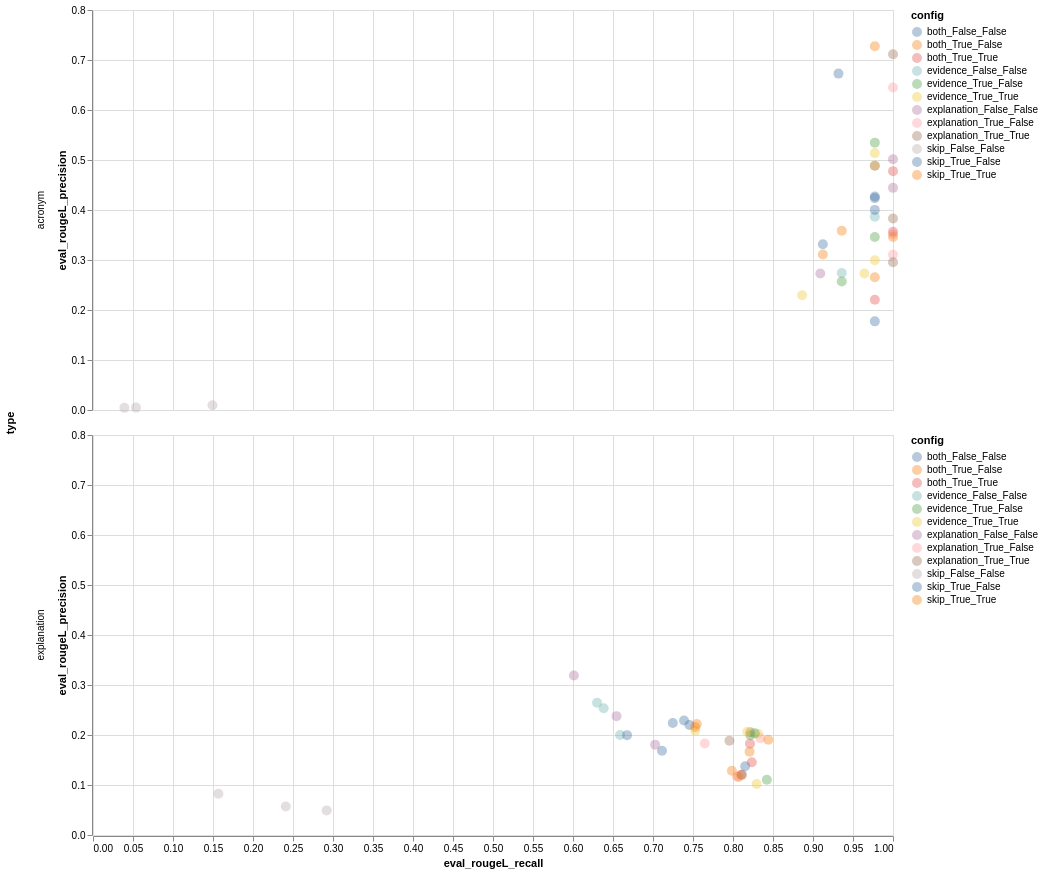

Notebook source saved alongside this figure:
### Code cell
import altair as alt

# Create selection for config
click = alt.selection_point(fields=['config'])

alt.Chart(grp).mark_circle(
    size=100,
    opacity=0.4
).add_params(
    click
).encode(
    x='eval_rougeL_recall',
    y='eval_rougeL_precision',
    color=alt.condition(click, 'config:N', alt.value('lightgray')),
    facet=alt.Facet('chat_model_short:N', columns=3),
    row='type:N'
).resolve_scale(
    color='independent'
).properties(
    width=800,
    height=400
)

### Figure 1 — Vega-Lite specification as saved in the notebook (floating-point values rounded to 4 significant figures)
{"config": {"view": {"continuousWidth": 300, "continuousHeight": 300}}, "data": {"name": "data-2a25489a99e544940730b6d113094ca7"}, "mark": {"type": "circle", "opacity": 0.4, "size": 100}, "encoding": {"color": {"condition": {"param": "param_3", "field": "config", "type": "nominal"}, "value": "lightgray"}, "facet": {"columns": 3, "field": "chat_model_short", "type": "nominal"}, "row": {"field": "type", "type": "nominal"}, "x": {"field": "eval_rougeL_recall", "type": "quantitative"}, "y": {"field": "eval_rougeL_precision", "type": "quantitative"}}, "height": 400, "params": [{"name": "param_3", "select": {"type": "point", "fields": ["config"]}}], "resolve": {"scale": {"color": "independent"}}, "width": 800, "$schema": "https://vega.github.io/schema/vega-lite/v5.20.1.json", "datasets": {"data-2a25489a99e544940730b6d113094ca7": [{"experiment_set": "01b02d4e-3233-4532-a624-dc3d5b1fd9fc", "chat_model_short": "Scout-17B", "type": "acronym", "is_term": "explanation", "is_context": true, "is_rerank": false, "eval_rougeL_recall": 1.0, "eval_rougeL_precision": 0.3513, "focus": "not focus", "config": "explanation_True_False"}, {"experiment_set": "01b02d4e-3233-4532-a624-dc3d5b1fd9fc", "chat_model_short": "Scout-17B", "type": "explanation", "is_term": "explanation", "is_context": true, "is_rerank": false, "eval_rougeL_recall": 0.8049, "eval_rougeL_precision": 0.1173, "focus": "not focus", "config": "explanation_True_False"}, {"experiment_set": "036536d6-420d-4238-9183-e0c59136ab17", "chat_model_short": "Scout-17B", "type": "acronym", "is_term": "both", "is_context": true, "is_rerank": true, "eval_rougeL_recall": 1.0, "eval_rougeL_precision": 0.3566, "focus": "not focus", "config": "both_True_True"}, {"experiment_set": "036536d6-420d-4238-9183-e0c59136ab17", "chat_model_short": "Scout-17B", "type": "explanation", "is_term": "both", "is_context": true, "is_rerank": true, "eval_rougeL_recall": 0.8102, "eval_rougeL_precision": 0.1205, "focus": "not focus", "config": "both_True_True"}, {"experiment_set": "1075ce17-013f-46b6-a315-1579f101f786", "chat_model_short": "Maverick-17B", "type": "acronym", "is_term": "explanation", "is_context": false, "is_rerank": false, "eval_rougeL_recall": 1.0, "eval_rougeL_precision": 0.4443, "focus": "focus", "config": "explanation_False_False"}, {"experiment_set": "1075ce17-013f-46b6-a315-1579f101f786", "chat_model_short": "Maverick-17B", "type": "explanation", "is_term": "explanation", "is_context": false, "is_rerank": false, "eval_rougeL_recall": 0.6544, "eval_rougeL_precision": 0.2377, "focus": "focus", "config": "explanation_False_False"}, {"experiment_set": "10c33865-8a09-45ce-8d5f-f4b212fb6dd6", "chat_model_short": "Llama3.2-11B", "type": "acronym", "is_term": "evidence", "is_context": false, "is_rerank": false, "eval_rougeL_recall": 0.936, "eval_rougeL_precision": 0.2739, "focus": "focus", "config": "evidence_False_False"}, {"experiment_set": "10c33865-8a09-45ce-8d5f-f4b212fb6dd6", "chat_model_short": "Llama3.2-11B", "type": "explanation", "is_term": "evidence", "is_context": false, "is_rerank": false, "eval_rougeL_recall": 0.6301, "eval_rougeL_precision": 0.2645, "focus": "focus", "config": "evidence_False_False"}, {"experiment_set": "16207ad6-730a-4c85-9401-bbd2bf90e8ec", "chat_model_short": "Maverick-17B", "type": "acronym", "is_term": "explanation", "is_context": true, "is_rerank": false, "eval_rougeL_recall": 1.0, "eval_rougeL_precision": 0.6451, "focus": "not focus", "config": "explanation_True_False"}, {"experiment_set": "16207ad6-730a-4c85-9401-bbd2bf90e8ec", "chat_model_short": "Maverick-17B", "type": "explanation", "is_term": "explanation", "is_context": true, "is_rerank": false, "eval_rougeL_recall": 0.8342, "eval_rougeL_precision": 0.1934, "focus": "not focus", "config": "explanation_True_False"}, {"experiment_set": "1bd47c47-a24c-4eec-b353-73a47ca3101b", "chat_model_short": "Maverick-17B", "type": "acronym", "is_term": "skip", "is_context": false, "is_rerank": false, "eval_rougeL_recall": 0.1494, "eval_rougeL_precision": 0.009628, "focus": "not focus", "config": "skip_False_False"}, {"experiment_set": "1bd47c47-a24c-4eec-b353-73a47ca3101b", "chat_model_short": "Maverick-17B", "type": "explanation", "is_term": "skip", "is_context": false, "is_rerank": false, "eval_rougeL_recall": 0.2921, "eval_rougeL_precision": 0.04922, "focus": "not focus", "config": "skip_False_False"}, {"experiment_set": "264a77e8-3ee7-443e-9124-114762f75f90", "chat_model_short": "Scout-17B", "type": "acronym", "is_term": "explanation", "is_context": true, "is_rerank": true, "eval_rougeL_recall": 1.0, "eval_rougeL_precision": 0.3831, "focus": "not focus", "config": "explanation_True_True"}, {"experiment_set": "264a77e8-3ee7-443e-9124-114762f75f90", "chat_model_short": "Scout-17B", "type": "explanation", "is_term": "explanation", "is_context": true, "is_rerank": true, "eval_rougeL_recall": 0.8113, "eval_rougeL_precision": 0.1205, "focus": "not focus", "config": "explanation_True_True"}, {"experiment_set": "29fea9bd-1c0f-4c11-962b-8e94d58599f6", "chat_model_short": "Scout-17B", "type": "acronym", "is_term": "both", "is_context": false, "is_rerank": false, "eval_rougeL_recall": 0.9773, "eval_rougeL_precision": 0.427, "focus": "focus", "config": "both_False_False"}, {"experiment_set": "29fea9bd-1c0f-4c11-962b-8e94d58599f6", "chat_model_short": "Scout-17B", "type": "explanation", "is_term": "both", "is_context": false, "is_rerank": false, "eval_rougeL_recall": 0.7113, "eval_rougeL_precision": 0.1683, "focus": "focus", "config": "both_False_False"}, {"experiment_set": "3316e6dc-dc58-4690-b55e-5e63747c49ad", "chat_model_short": "Maverick-17B", "type": "acronym", "is_term": "evidence", "is_context": true, "is_rerank": false, "eval_rougeL_recall": 0.9773, "eval_rougeL_precision": 0.5347, "focus": "not focus", "config": "evidence_True_False"}, {"experiment_set": "3316e6dc-dc58-4690-b55e-5e63747c49ad", "chat_model_short": "Maverick-17B", "type": "explanation", "is_term": "evidence", "is_context": true, "is_rerank": false, "eval_rougeL_recall": 0.8217, "eval_rougeL_precision": 0.1996, "focus": "not focus", "config": "evidence_True_False"}, {"experiment_set": "37f53863-635c-4ce8-83d0-8de84cdcd94d", "chat_model_short": "Scout-17B", "type": "acronym", "is_term": "both", "is_context": true, "is_rerank": false, "eval_rougeL_recall": 1.0, "eval_rougeL_precision": 0.346, "focus": "not focus", "config": "both_True_False"}, {"experiment_set": "37f53863-635c-4ce8-83d0-8de84cdcd94d", "chat_model_short": "Scout-17B", "type": "explanation", "is_term": "both", "is_context": true, "is_rerank": false, "eval_rougeL_recall": 0.8069, "eval_rougeL_precision": 0.1159, "focus": "not focus", "config": "both_True_False"}, {"experiment_set": "411900cc-455d-4f0a-a05b-39e2f448cab2", "chat_model_short": "Maverick-17B", "type": "acronym", "is_term": "both", "is_context": true, "is_rerank": true, "eval_rougeL_recall": 1.0, "eval_rougeL_precision": 0.4777, "focus": "not focus", "config": "both_True_True"}, {"experiment_set": "411900cc-455d-4f0a-a05b-39e2f448cab2", "chat_model_short": "Maverick-17B", "type": "explanation", "is_term": "both", "is_context": true, "is_rerank": true, "eval_rougeL_recall": 0.8212, "eval_rougeL_precision": 0.1827, "focus": "not focus", "config": "both_True_True"}, {"experiment_set": "449a1149-3f41-4c3e-ac97-f1dd1c458890", "chat_model_short": "Llama3.2-11B", "type": "acronym", "is_term": "both", "is_context": true, "is_rerank": false, "eval_rougeL_recall": 0.9773, "eval_rougeL_precision": 0.2654, "focus": "not focus", "config": "both_True_False"}, {"experiment_set": "449a1149-3f41-4c3e-ac97-f1dd1c458890", "chat_model_short": "Llama3.2-11B", "type": "explanation", "is_term": "both", "is_context": true, "is_rerank": false, "eval_rougeL_recall": 0.8207, "eval_rougeL_precision": 0.1667, "focus": "not focus", "config": "both_True_False"}, {"experiment_set": "4b69fdab-471a-4abf-9d98-743a3cb38554", "chat_model_short": "Maverick-17B", "type": "acronym", "is_term": "evidence", "is_context": false, "is_rerank": false, "eval_rougeL_recall": 0.9773, "eval_rougeL_precision": 0.4884, "focus": "focus", "config": "evidence_False_False"}, {"experiment_set": "4b69fdab-471a-4abf-9d98-743a3cb38554", "chat_model_short": "Maverick-17B", "type": "explanation", "is_term": "evidence", "is_context": false, "is_rerank": false, "eval_rougeL_recall": 0.6383, "eval_rougeL_precision": 0.2537, "focus": "focus", "config": "evidence_False_False"}, {"experiment_set": "4cde48b2-779e-477d-b5d0-c1d5f4624ac3", "chat_model_short": "Scout-17B", "type": "acronym", "is_term": "evidence", "is_context": false, "is_rerank": false, "eval_rougeL_recall": 0.9773, "eval_rougeL_precision": 0.3864, "focus": "focus", "config": "evidence_False_False"}, {"experiment_set": "4cde48b2-779e-477d-b5d0-c1d5f4624ac3", "chat_model_short": "Scout-17B", "type": "explanation", "is_term": "evidence", "is_context": false, "is_rerank": false, "eval_rougeL_recall": 0.6588, "eval_rougeL_precision": 0.2001, "focus": "focus", "config": "evidence_False_False"}, {"experiment_set": "543da329-6a3a-4065-9c2e-89c09676f5e2", "chat_model_short": "Llama3.2-11B", "type": "acronym", "is_term": "both", "is_context": false, "is_rerank": false, "eval_rougeL_recall": 0.9773, "eval_rougeL_precision": 0.1773, "focus": "focus", "config": "both_False_False"}, {"experiment_set": "543da329-6a3a-4065-9c2e-89c09676f5e2", "chat_model_short": "Llama3.2-11B", "type": "explanation", "is_term": "both", "is_context": false, "is_rerank": false, "eval_rougeL_recall": 0.6675, "eval_rougeL_precision": 0.1997, "focus": "focus", "config": "both_False_False"}, {"experiment_set": "567cf946-2c5a-48bc-b28e-f5d0f870d3b9", "chat_model_short": "Scout-17B", "type": "acronym", "is_term": "evidence", "is_context": true, "is_rerank": false, "eval_rougeL_recall": 0.9773, "eval_rougeL_precision": 0.346, "focus": "not focus", "config": "evidence_True_False"}, {"experiment_set": "567cf946-2c5a-48bc-b28e-f5d0f870d3b9", "chat_model_short": "Scout-17B", "type": "explanation", "is_term": "evidence", "is_context": true, "is_rerank": false, "eval_rougeL_recall": 0.8423, "eval_rougeL_precision": 0.1105, "focus": "not focus", "config": "evidence_True_False"}, {"experiment_set": "60a34ecb-a509-4f0d-bf6f-72f8a6d4e15a", "chat_model_short": "Llama3.2-11B", "type": "acronym", "is_term": "skip", "is_context": true, "is_rerank": false, "eval_rougeL_recall": 0.9123, "eval_rougeL_precision": 0.3315, "focus": "not focus", "config": "skip_True_False"}, {"experiment_set": "60a34ecb-a509-4f0d-bf6f-72f8a6d4e15a", "chat_model_short": "Llama3.2-11B", "type": "explanation", "is_term": "skip", "is_context": true, "is_rerank": false, "eval_rougeL_recall": 0.7388, "eval_rougeL_precision": 0.2289, "focus": "not focus", "config": "skip_True_False"}, {"experiment_set": "61f91994-a6f1-4a59-bf97-d8b39b61806d", "chat_model_short": "Scout-17B", "type": "acronym", "is_term": "skip", "is_context": true, "is_rerank": true, "eval_rougeL_recall": 0.936, "eval_rougeL_precision": 0.3584, "focus": "not focus", "config": "skip_True_True"}, {"experiment_set": "61f91994-a6f1-4a59-bf97-d8b39b61806d", "chat_model_short": "Scout-17B", "type": "explanation", "is_term": "skip", "is_context": true, "is_rerank": true, "eval_rougeL_recall": 0.7986, "eval_rougeL_precision": 0.1287, "focus": "not focus", "config": "skip_True_True"}, {"experiment_set": "74763a11-2f80-4718-bf22-c1b4149ab9b3", "chat_model_short": "Llama3.2-11B", "type": "acronym", "is_term": "explanation", "is_context": true, "is_rerank": false, "eval_rougeL_recall": 1.0, "eval_rougeL_precision": 0.3107, "focus": "not focus", "config": "explanation_True_False"}, {"experiment_set": "74763a11-2f80-4718-bf22-c1b4149ab9b3", "chat_model_short": "Llama3.2-11B", "type": "explanation", "is_term": "explanation", "is_context": true, "is_rerank": false, "eval_rougeL_recall": 0.7647, "eval_rougeL_precision": 0.1829, "focus": "not focus", "config": "explanation_True_False"}, {"experiment_set": "75a3ff4e-95f5-4009-ab80-7dcba57e8d9c", "chat_model_short": "Maverick-17B", "type": "acronym", "is_term": "explanation", "is_context": true, "is_rerank": true, "eval_rougeL_recall": 1.0, "eval_rougeL_precision": 0.7116, "focus": "not focus", "config": "explanation_True_True"}, {"experiment_set": "75a3ff4e-95f5-4009-ab80-7dcba57e8d9c", "chat_model_short": "Maverick-17B", "type": "explanation", "is_term": "explanation", "is_context": true, "is_rerank": true, "eval_rougeL_recall": 0.7955, "eval_rougeL_precision": 0.1887, "focus": "not focus", "config": "explanation_True_True"}, {"experiment_set": "8190377d-8362-4467-871e-3242dee4fb1b", "chat_model_short": "Scout-17B", "type": "acronym", "is_term": "evidence", "is_context": true, "is_rerank": true, "eval_rougeL_recall": 0.9773, "eval_rougeL_precision": 0.2996, "focus": "not focus", "config": "evidence_True_True"}, {"experiment_set": "8190377d-8362-4467-871e-3242dee4fb1b", "chat_model_short": "Scout-17B", "type": "explanation", "is_term": "evidence", "is_context": true, "is_rerank": true, "eval_rougeL_recall": 0.8296, "eval_rougeL_precision": 0.102, "focus": "not focus", "config": "evidence_True_True"}, {"experiment_set": "83728a4d-8e7e-47bc-9cbc-b403c6784467", "chat_model_short": "Llama3.2-11B", "type": "acronym", "is_term": "explanation", "is_context": false, "is_rerank": false, "eval_rougeL_recall": 0.9091, "eval_rougeL_precision": 0.273, "focus": "focus", "config": "explanation_False_False"}, {"experiment_set": "83728a4d-8e7e-47bc-9cbc-b403c6784467", "chat_model_short": "Llama3.2-11B", "type": "explanation", "is_term": "explanation", "is_context": false, "is_rerank": false, "eval_rougeL_recall": 0.6012, "eval_rougeL_precision": 0.3188, "focus": "focus", "config": "explanation_False_False"}, {"experiment_set": "8ea35458-8365-4ad1-99d6-e6c5c12f4f18", "chat_model_short": "Llama3.2-11B", "type": "acronym", "is_term": "both", "is_context": true, "is_rerank": true, "eval_rougeL_recall": 0.9773, "eval_rougeL_precision": 0.2203, "focus": "not focus", "config": "both_True_True"}, {"experiment_set": "8ea35458-8365-4ad1-99d6-e6c5c12f4f18", "chat_model_short": "Llama3.2-11B", "type": "explanation", "is_term": "both", "is_context": true, "is_rerank": true, "eval_rougeL_recall": 0.8235, "eval_rougeL_precision": 0.1455, "focus": "not focus", "config": "both_True_True"}, {"experiment_set": "94b81a1c-782d-42c0-9e89-ebe418683680", "chat_model_short": "Llama3.2-11B", "type": "acronym", "is_term": "explanation", "is_context": true, "is_rerank": true, "eval_rougeL_recall": 1.0, "eval_rougeL_precision": 0.2955, "focus": "not focus", "config": "explanation_True_True"}, {"experiment_set": "94b81a1c-782d-42c0-9e89-ebe418683680", "chat_model_short": "Llama3.2-11B", "type": "explanation", "is_term": "explanation", "is_context": true, "is_rerank": true, "eval_rougeL_recall": 0.8217, "eval_rougeL_precision": 0.2055, "focus": "not focus", "config": "explanation_True_True"}, {"experiment_set": "9c5f9735-db7e-4376-a5e7-e7759b8e8a0b", "chat_model_short": "Maverick-17B", "type": "acronym", "is_term": "both", "is_context": true, "is_rerank": false, "eval_rougeL_recall": 0.9773, "eval_rougeL_precision": 0.4884, "focus": "not focus", "config": "both_True_False"}, {"experiment_set": "9c5f9735-db7e-4376-a5e7-e7759b8e8a0b", "chat_model_short": "Maverick-17B", "type": "explanation", "is_term": "both", "is_context": true, "is_rerank": false, "eval_rougeL_recall": 0.8441, "eval_rougeL_precision": 0.1904, "focus": "not focus", "config": "both_True_False"}, {"experiment_set": "a8b7664f-3b71-4fac-af07-424c445f6488", "chat_model_short": "Scout-17B", "type": "acronym", "is_term": "skip", "is_context": true, "is_rerank": false, "eval_rougeL_recall": 0.9773, "eval_rougeL_precision": 0.4238, "focus": "not focus", "config": "skip_True_False"}, {"experiment_set": "a8b7664f-3b71-4fac-af07-424c445f6488", "chat_model_short": "Scout-17B", "type": "explanation", "is_term": "skip", "is_context": true, "is_rerank": false, "eval_rougeL_recall": 0.8152, "eval_rougeL_precision": 0.1373, "focus": "not focus", "config": "skip_True_False"}, {"experiment_set": "b3002635-bda5-4f61-8f85-533be2845275", "chat_model_short": "Llama3.2-11B", "type": "acronym", "is_term": "skip", "is_context": false, "is_rerank": false, "eval_rougeL_recall": 0.03926, "eval_rougeL_precision": 0.004265, "focus": "not focus", "config": "skip_False_False"}, {"experiment_set": "b3002635-bda5-4f61-8f85-533be2845275", "chat_model_short": "Llama3.2-11B", "type": "explanation", "is_term": "skip", "is_context": false, "is_rerank": false, "eval_rougeL_recall": 0.1568, "eval_rougeL_precision": 0.08242, "focus": "not focus", "config": "skip_False_False"}, {"experiment_set": "ba8388fc-c770-4f5c-acc6-9549114d7d74", "chat_model_short": "Scout-17B", "type": "acronym", "is_term": "explanation", "is_context": false, "is_rerank": false, "eval_rougeL_recall": 1.0, "eval_rougeL_precision": 0.5016, "focus": "focus", "config": "explanation_False_False"}, {"experiment_set": "ba8388fc-c770-4f5c-acc6-9549114d7d74", "chat_model_short": "Scout-17B", "type": "explanation", "is_term": "explanation", "is_context": false, "is_rerank": false, "eval_rougeL_recall": 0.7027, "eval_rougeL_precision": 0.1807, "focus": "focus", "config": "explanation_False_False"}, {"experiment_set": "bcb4ec10-e560-4dd9-a193-bf083b5fd918", "chat_model_short": "Maverick-17B", "type": "acronym", "is_term": "both", "is_context": false, "is_rerank": false, "eval_rougeL_recall": 0.9773, "eval_rougeL_precision": 0.4002, "focus": "focus", "config": "both_False_False"}, {"experiment_set": "bcb4ec10-e560-4dd9-a193-bf083b5fd918", "chat_model_short": "Maverick-17B", "type": "explanation", "is_term": "both", "is_context": false, "is_rerank": false, "eval_rougeL_recall": 0.7248, "eval_rougeL_precision": 0.224, "focus": "focus", "config": "both_False_False"}, {"experiment_set": "bd903ff0-0fee-46a6-ba88-794b3a1c5820", "chat_model_short": "Llama3.2-11B", "type": "acronym", "is_term": "evidence", "is_context": true, "is_rerank": true, "eval_rougeL_recall": 0.9643, "eval_rougeL_precision": 0.2729, "focus": "not focus", "config": "evidence_True_True"}, {"experiment_set": "bd903ff0-0fee-46a6-ba88-794b3a1c5820", "chat_model_short": "Llama3.2-11B", "type": "explanation", "is_term": "evidence", "is_context": true, "is_rerank": true, "eval_rougeL_recall": 0.7529, "eval_rougeL_precision": 0.2087, "focus": "not focus", "config": "evidence_True_True"}, {"experiment_set": "c2638e23-c76b-43e4-99b7-9d6e6fe49edf", "chat_model_short": "Llama3.2-11B", "type": "acronym", "is_term": "skip", "is_context": true, "is_rerank": true, "eval_rougeL_recall": 0.9123, "eval_rougeL_precision": 0.3108, "focus": "not focus", "config": "skip_True_True"}, {"experiment_set": "c2638e23-c76b-43e4-99b7-9d6e6fe49edf", "chat_model_short": "Llama3.2-11B", "type": "explanation", "is_term": "skip", "is_context": true, "is_rerank": true, "eval_rougeL_recall": 0.7548, "eval_rougeL_precision": 0.222, "focus": "not focus", "config": "skip_True_True"}, {"experiment_set": "cfc2f6ab-7ad2-4505-8bb3-c6876ba02fe7", "chat_model_short": "Maverick-17B", "type": "acronym", "is_term": "skip", "is_context": true, "is_rerank": false, "eval_rougeL_recall": 0.9318, "eval_rougeL_precision": 0.6728, "focus": "not focus", "config": "skip_True_False"}, {"experiment_set": "cfc2f6ab-7ad2-4505-8bb3-c6876ba02fe7", "chat_model_short": "Maverick-17B", "type": "explanation", "is_term": "skip", "is_context": true, "is_rerank": false, "eval_rougeL_recall": 0.7456, "eval_rougeL_precision": 0.22, "focus": "not focus", "config": "skip_True_False"}, {"experiment_set": "d00021f9-5e24-428b-b4fd-90adbe088d5b", "chat_model_short": "Maverick-17B", "type": "acronym", "is_term": "evidence", "is_context": true, "is_rerank": true, "eval_rougeL_recall": 0.9773, "eval_rougeL_precision": 0.5138, "focus": "not focus", "config": "evidence_True_True"}, {"experiment_set": "d00021f9-5e24-428b-b4fd-90adbe088d5b", "chat_model_short": "Maverick-17B", "type": "explanation", "is_term": "evidence", "is_context": true, "is_rerank": true, "eval_rougeL_recall": 0.8178, "eval_rougeL_precision": 0.2064, "focus": "not focus", "config": "evidence_True_True"}, {"experiment_set": "d07e0d6e-0eda-427c-bcb4-9d69df3775ab", "chat_model_short": "Scout-17B", "type": "acronym", "is_term": "skip", "is_context": false, "is_rerank": false, "eval_rougeL_recall": 0.05372, "eval_rougeL_precision": 0.004777, "focus": "not focus", "config": "skip_False_False"}, {"experiment_set": "d07e0d6e-0eda-427c-bcb4-9d69df3775ab", "chat_model_short": "Scout-17B", "type": "explanation", "is_term": "skip", "is_context": false, "is_rerank": false, "eval_rougeL_recall": 0.241, "eval_rougeL_precision": 0.05718, "focus": "not focus", "config": "skip_False_False"}, {"experiment_set": "e91524b0-2c04-4612-8c72-ac979f3cec88", "chat_model_short": "Llama3.2-11B", "type": "acronym", "is_term": "evidence", "is_context": true, "is_rerank": true, "eval_rougeL_recall": 0.8864, "eval_rougeL_precision": 0.2294, "focus": "not focus", "config": "evidence_True_True"}, {"experiment_set": "e91524b0-2c04-4612-8c72-ac979f3cec88", "chat_model_short": "Llama3.2-11B", "type": "explanation", "is_term": "evidence", "is_context": true, "is_rerank": true, "eval_rougeL_recall": 0.8312, "eval_rougeL_precision": 0.2025, "focus": "not focus", "config": "evidence_True_True"}, {"experiment_set": "f49ea452-7686-4c61-95dc-0fcd41ef1ce3", "chat_model_short": "Maverick-17B", "type": "acronym", "is_term": "skip", "is_context": true, "is_rerank": true, "eval_rougeL_recall": 0.9773, "eval_rougeL_precision": 0.7275, "focus": "not focus", "config": "skip_True_True"}, {"experiment_set": "f49ea452-7686-4c61-95dc-0fcd41ef1ce3", "chat_model_short": "Maverick-17B", "type": "explanation", "is_term": "skip", "is_context": true, "is_rerank": true, "eval_rougeL_recall": 0.7527, "eval_rougeL_precision": 0.2159, "focus": "not focus", "config": "skip_True_True"}, {"experiment_set": "fcba4af2-bb7c-4c44-a769-8a9db0742fa9", "chat_model_short": "Llama3.2-11B", "type": "acronym", "is_term": "evidence", "is_context": true, "is_rerank": false, "eval_rougeL_recall": 0.936, "eval_rougeL_precision": 0.257, "focus": "not focus", "config": "evidence_True_False"}, {"experiment_set": "fcba4af2-bb7c-4c44-a769-8a9db0742fa9", "chat_model_short": "Llama3.2-11B", "type": "explanation", "is_term": "evidence", "is_context": true, "is_rerank": false, "eval_rougeL_recall": 0.8272, "eval_rougeL_precision": 0.2036, "focus": "not focus", "config": "evidence_True_False"}]}}
